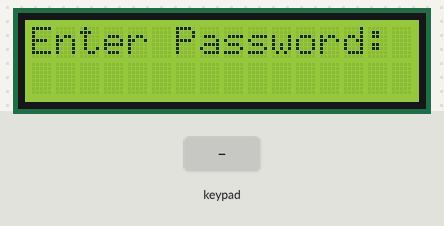
Recording of a sketch running on a simulated Arduino Mega 2560, built with avr-gcc and run on an emulated ATmega2560. Shown: 16×2 character LCD. The test bench sets the inputs (shaded band).

Above: at 1.2 s.
1.3 s: keypad keys 1 2 3 4 # pressed 0.4 s apart
At 4.6 s:
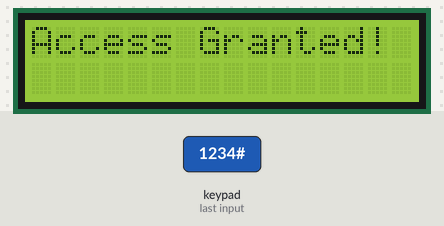
4.8 s: key '#' pressed
At 7.6 s:
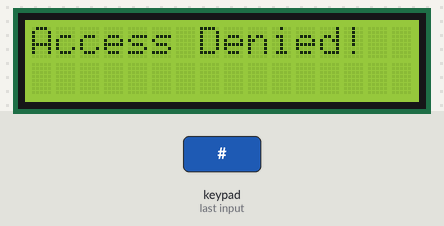
7.8 s: key 'A' pressed
At 9.4 s:
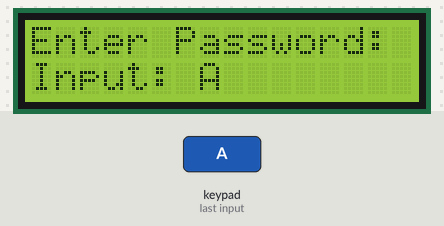
10.4 s: keypad keys 1 2 3 4 A pressed 0.4 s apart
At 13.1 s:
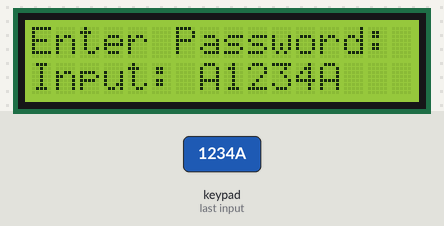
13.9 s: key 'B' pressed
At 14.6 s:
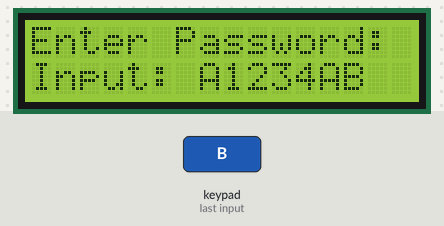
15.4 s: key 'C' pressed
At 15.9 s:
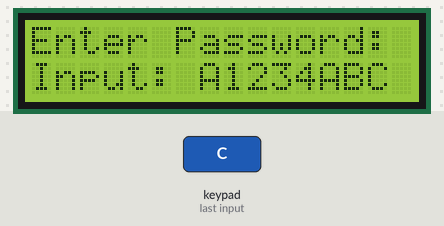
Timing chart, 0 to 17.9 s (numbered marks = the images above; inputs shaded):
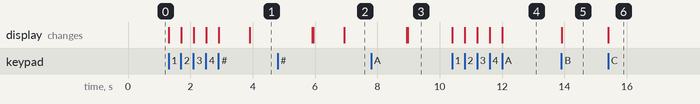

Measured:
- after the input at 1.3 s, the display: first changes at once (image 1 shows a later state)
- after the input at 4.8 s, the display: first differs from a run without the input after 1.1 s (image 2 shows a later state)
- after the input at 7.8 s, the display: first differs from a run without the input after 1.2 s (image 3)
- after the input at 10.4 s, the display: first changes at once (image 4 shows a later state)
- after the input at 13.9 s, the display: changes at once (image 5)
- after the input at 15.4 s, the display: changes at once (image 6)

The sketch:

sketch.ino
```cpp
#include <Keypad.h>
#include <LiquidCrystal.h>

// Initialize the library with the numbers of the interface pins
LiquidCrystal lcd(A0, A1, A2, A3, A4, A5);

// 4x4 Matrix keypad
const byte ROWS = 4; // Four rows
const byte COLS = 4; // Four columns

char keys[ROWS][COLS] = {
  {'1', '2', '3', 'A'},
  {'4', '5', '6', 'B'},
  {'7', '8', '9', 'C'},
  {'*', '0', '#', 'D'}
};

// Connect keypad ROW0, ROW1, ROW2 and ROW3 to Arduino pins.
byte rowPins[ROWS] = {5, 4, 3, 2};

// Connect keypad COL0, COL1, COL2 and COL3 to Arduino pins.
byte colPins[COLS] = {6, 7, 8, 9};

// Create the Keypad
Keypad kpd = Keypad(makeKeymap(keys), rowPins, colPins, ROWS, COLS);

// Predefined password
String password = "1234"; // Change this to your desired password
String inputPassword;

void setup() {
  // Set up the LCD's number of columns and rows:
  lcd.begin(16, 2);
  // Print a message to the LCD.
  lcd.print("Enter Password:");
}

void loop() {
  char key = kpd.getKey();

  // Check for a valid key
  if (key) {
    // If the key is '#', check the password
    if (key == '#') {
      lcd.clear();
      lcd.print("Checking...");
      delay(1000); // Delay to show the message

      // Check if the entered password matches the predefined password
      if (inputPassword == password) {
        lcd.clear();
        lcd.print("Access Granted!");
        // You can add code to unlock the safe here
      } else {
        lcd.clear();
        lcd.print("Access Denied!");
      }
      delay(2000); // Show the message for a while
      lcd.clear();
      lcd.print("Enter Password:");
      inputPassword = ""; // Reset input password
    }
    // If the key is '*', clear the input
    else if (key == '*') {
      inputPassword = ""; // Clear the input
      lcd.clear();
      lcd.print("Enter Password:");
    }
    // Otherwise, add the key to the input password
    else {
      inputPassword += key; // Append the key to the input password
      lcd.setCursor(0, 1);
      lcd.print("Input: " + inputPassword); // Display input
    }
  }
}
```
